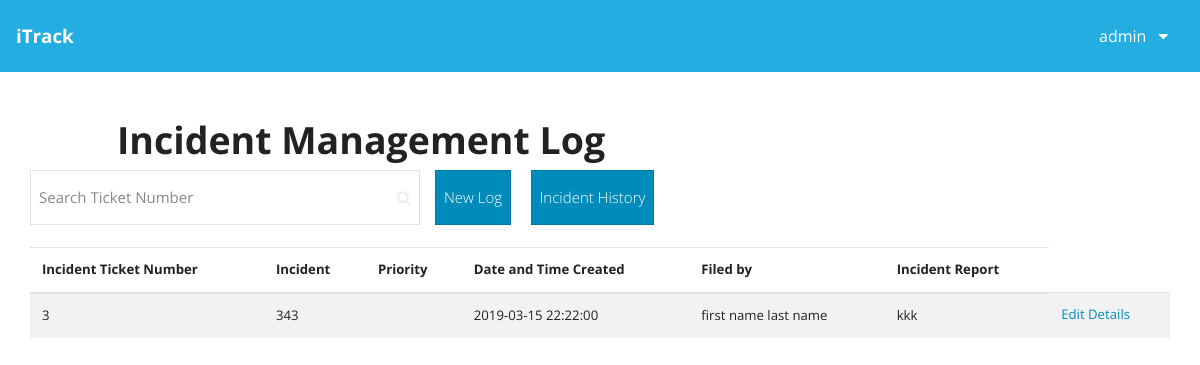
The page /itrackfinal/incidentMgmt.php (signed in) on the database its author committed.
### tables this page shows
CREATE TABLE `incident_mgmt` (
  `incidentTicket` int(11) NOT NULL,
  `incident` varchar(300) NOT NULL,
  `date_time` datetime NOT NULL,
  `incidentInv` varchar(300) NOT NULL,
  `incidentReport` longtext NOT NULL,
  `incidentCategory` varchar(100) NOT NULL,
  `incidentPriority` varchar(100) NOT NULL,
  `incidentDesc` varchar(300) NOT NULL,
  `is_closed` tinyint(1) NOT NULL,
  `is_archived` tinyint(1) NOT NULL,
  `resolved_at` datetime NOT NULL,
  `closed_by` varchar(11) NOT NULL
);

CREATE TABLE `users` (
  `isAdmin` tinyint(1) NOT NULL,
  `idUsers` int(11) NOT NULL,
  `fnameUser` varchar(256) NOT NULL,
  `mnameUser` varchar(256) NOT NULL,
  `lnameUser` varchar(256) NOT NULL,
  `uidUsers` varchar(256) NOT NULL,
  `pwdUsers` varchar(256) NOT NULL,
  `isDeleted` tinyint(1) NOT NULL
);

### itrackfinal/incidentMgmt.php (the view, shortened to what this page needs)
<?php
    include 'includes/dbh.inc.php';
    $sql = "SELECT * from incident_mgmt join users on incidentInv = idUsers where is_closed = 0";
    $result = $conn->query($sql);
	require "itmsheader.php";
?>
<!DOCTYPE html>
<html lang="en">
<link rel="stylesheet" href="assets/css/style.css">
    <link href="//maxcdn.bootstrapcdn.com/font-awesome/4.7.0/css/font-awesome.min.css" rel="stylesheet">
<body>
 <br>
	 <br>
	 <h1 class="loginheader" align="left">&nbsp;&nbsp;&nbsp;&nbsp;&nbsp;&nbsp;&nbsp;&nbsp;&nbsp;&nbsp;&nbsp;&nbsp;Incident Management Log</h1>
	 <div class="container">
        <div class="row">
            <div class="col-md-4">
                <div class="input-group">
                    <input id="search" class="form-control py-2 border-right-0 border" type="text" placeholder="Search Ticket Number" class=form-control>
                    <span class="input-group-append">
                        <button class="btn btn-outline-secondary border-left-0 border" type="button">
                            <i class="fa fa-search"></i>
                        </button>
                    </span>
                </div>
            </div>
<button  type="newlog" id="newlog" class="btn btn-primary" formation="/homeitrack.php">
	<a href= "addIncident.php" style="color:white;text-decoration:none"> New Log</a>
                           </button>
&nbsp; &nbsp; &nbsp; <button  type="incidenthistory" id="incidenthistory" class="btn btn-primary" formation="/homeitrack.php">
	<a href= "incidenthistory.php" style="color:white;text-decoration:none"> Incident History</a>
                           </button>
        </div>
<br>
        <div class="row">
            <div class="container">
                <table class="table table-striped">
                <thead>
                    <th>Incident Ticket Number</th>
                    <th>Incident</th>
                    <th>Priority</th>
                    <th>Date and Time Created</th>
                    <th>Filed by</th>
                    <th>Incident Report</th>
                </thead>
                <tbody id="table-body">
                    <?php
                        if($conn->affected_rows == 0){
                    ?>
                        <tr>
                            <td>No Data</td>
                        </tr>
                    <?php }else {
                        while($row = $result->fetch_array()){
                            $report = $row['incidentReport'];
                            $id = $row['incidentTicket'];
                            $report = (strlen($report) > 20) ? substr($report, 0, 20) . '...' : $report;
                            $userName = $row['fnameUser'].' '.$row['lnameUser'];
                            echo '<tr>';
                            echo '<td>'.$row['incidentTicket'].'</td>';
                            echo '<td>'.$row['incident'].'</td>';
                            echo '<td></td>';
                            echo '<td>'.$row['date_time'].'</td>';
                            echo "<td>$userName</td>";
                            echo "<td>$report</td>";
                            echo "<td><a href='itmsview_incidentmgmt.php?id=$id'>Edit Details</a></td>";
                            echo '</tr>';
                        }
                    } ?>
                </tbody>
            </table>
</body>
</html>

### itrackfinal/assets/css/style.css (style rules this page uses)
.loginheader { font-weight: bold; }
*, *:before, *:after { box-sizing: inherit; }

### rows shown on the page
incident_mgmt: incidentTicket "3", incident "343", date_time "2019-03-15 22:22:00", users.fnameUser+lnameUser "first name last name", incidentReport "kkk"

### other values the page prints
$_SESSION['userUid'] "admin"
